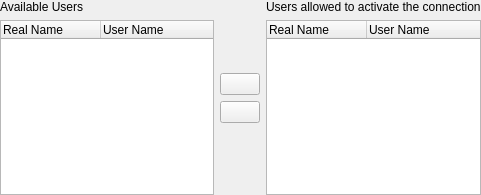
<?xml version="1.0" encoding="UTF-8"?>
<ui version="4.0">
 <class>AdvancedPermissions</class>
 <widget class="QWidget" name="AdvancedPermissions">
  <property name="geometry">
   <rect>
    <x>0</x>
    <y>0</y>
    <width>481</width>
    <height>195</height>
   </rect>
  </property>
  <property name="sizePolicy">
   <sizepolicy hsizetype="MinimumExpanding" vsizetype="MinimumExpanding">
    <horstretch>0</horstretch>
    <verstretch>0</verstretch>
   </sizepolicy>
  </property>
  <property name="minimumSize">
   <size>
    <width>0</width>
    <height>0</height>
   </size>
  </property>
  <property name="windowTitle">
   <string>Form</string>
  </property>
  <layout class="QHBoxLayout" name="horizontalLayout">
   <property name="margin">
    <number>0</number>
   </property>
   <item>
    <layout class="QVBoxLayout" name="verticalLayout">
     <item>
      <widget class="QLabel" name="label">
       <property name="text">
        <string>Available Users</string>
       </property>
      </widget>
     </item>
     <item>
      <widget class="QTreeWidget" name="availUsers">
       <property name="sizePolicy">
        <sizepolicy hsizetype="MinimumExpanding" vsizetype="Expanding">
         <horstretch>0</horstretch>
         <verstretch>0</verstretch>
        </sizepolicy>
       </property>
       <property name="minimumSize">
        <size>
         <width>100</width>
         <height>80</height>
        </size>
       </property>
       <property name="showDropIndicator" stdset="0">
        <bool>false</bool>
       </property>
       <property name="selectionMode">
        <enum>QAbstractItemView::ExtendedSelection</enum>
       </property>
       <property name="rootIsDecorated">
        <bool>false</bool>
       </property>
       <property name="uniformRowHeights">
        <bool>true</bool>
       </property>
       <property name="itemsExpandable">
        <bool>false</bool>
       </property>
       <property name="allColumnsShowFocus">
        <bool>true</bool>
       </property>
       <property name="columnCount">
        <number>2</number>
       </property>
       <attribute name="headerDefaultSectionSize">
        <number>100</number>
       </attribute>
       <column>
        <property name="text">
         <string>Real Name</string>
        </property>
       </column>
       <column>
        <property name="text">
         <string>User Name</string>
        </property>
       </column>
      </widget>
     </item>
    </layout>
   </item>
   <item>
    <layout class="QVBoxLayout" name="verticalLayout_3">
     <item>
      <spacer name="verticalSpacer">
       <property name="orientation">
        <enum>Qt::Vertical</enum>
       </property>
       <property name="sizeHint" stdset="0">
        <size>
         <width>20</width>
         <height>0</height>
        </size>
       </property>
      </spacer>
     </item>
     <item>
      <widget class="KPushButton" name="arrowRight">
       <property name="sizePolicy">
        <sizepolicy hsizetype="Fixed" vsizetype="Fixed">
         <horstretch>0</horstretch>
         <verstretch>0</verstretch>
        </sizepolicy>
       </property>
      </widget>
     </item>
     <item>
      <widget class="KPushButton" name="arrowLeft">
       <property name="sizePolicy">
        <sizepolicy hsizetype="Fixed" vsizetype="Fixed">
         <horstretch>0</horstretch>
         <verstretch>0</verstretch>
        </sizepolicy>
       </property>
      </widget>
     </item>
     <item>
      <spacer name="verticalSpacer_2">
       <property name="orientation">
        <enum>Qt::Vertical</enum>
       </property>
       <property name="sizeHint" stdset="0">
        <size>
         <width>20</width>
         <height>0</height>
        </size>
       </property>
      </spacer>
     </item>
    </layout>
   </item>
   <item>
    <layout class="QVBoxLayout" name="verticalLayout_2">
     <item>
      <widget class="QLabel" name="label_2">
       <property name="text">
        <string>Users allowed to activate the connection</string>
       </property>
       <property name="wordWrap">
        <bool>true</bool>
       </property>
      </widget>
     </item>
     <item>
      <widget class="QTreeWidget" name="currentUsers">
       <property name="sizePolicy">
        <sizepolicy hsizetype="MinimumExpanding" vsizetype="Expanding">
         <horstretch>0</horstretch>
         <verstretch>0</verstretch>
        </sizepolicy>
       </property>
       <property name="minimumSize">
        <size>
         <width>100</width>
         <height>80</height>
        </size>
       </property>
       <property name="showDropIndicator" stdset="0">
        <bool>false</bool>
       </property>
       <property name="selectionMode">
        <enum>QAbstractItemView::ExtendedSelection</enum>
       </property>
       <property name="rootIsDecorated">
        <bool>false</bool>
       </property>
       <property name="uniformRowHeights">
        <bool>true</bool>
       </property>
       <property name="itemsExpandable">
        <bool>false</bool>
       </property>
       <property name="allColumnsShowFocus">
        <bool>true</bool>
       </property>
       <property name="columnCount">
        <number>2</number>
       </property>
       <attribute name="headerDefaultSectionSize">
        <number>100</number>
       </attribute>
       <column>
        <property name="text">
         <string>Real Name</string>
        </property>
       </column>
       <column>
        <property name="text">
         <string>User Name</string>
        </property>
       </column>
      </widget>
     </item>
    </layout>
   </item>
  </layout>
 </widget>
 <customwidgets>
  <customwidget>
   <class>KPushButton</class>
   <extends>QPushButton</extends>
   <header>kpushbutton.h</header>
  </customwidget>
 </customwidgets>
 <resources/>
 <connections/>
</ui>
